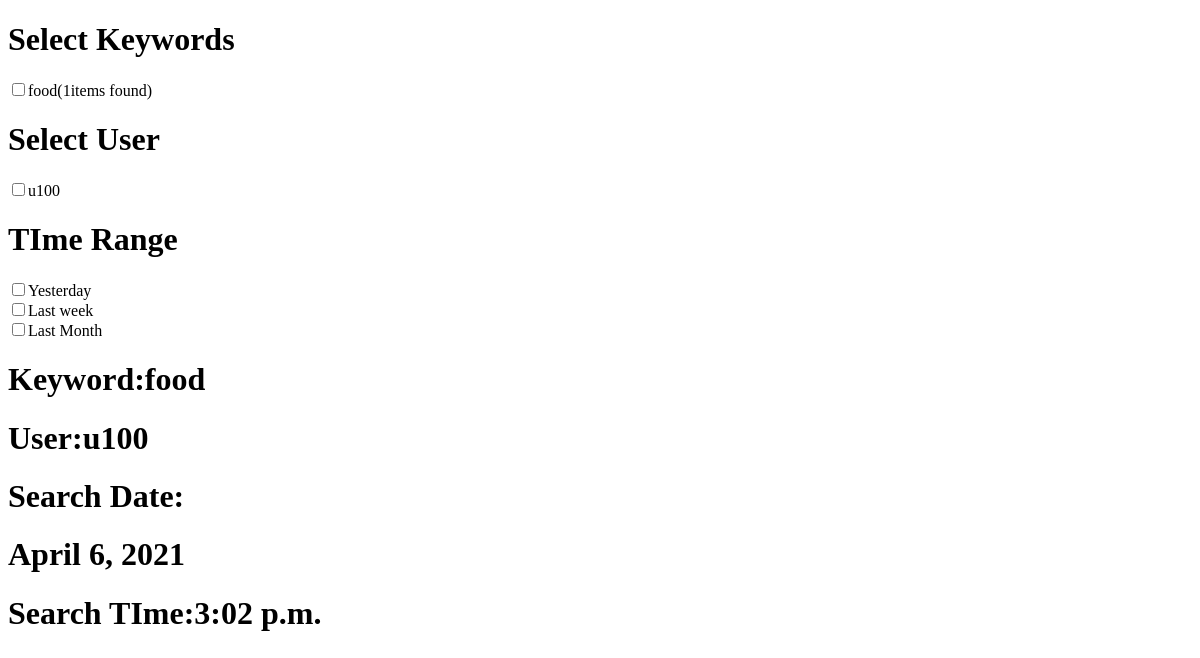
The app's page /, older data.
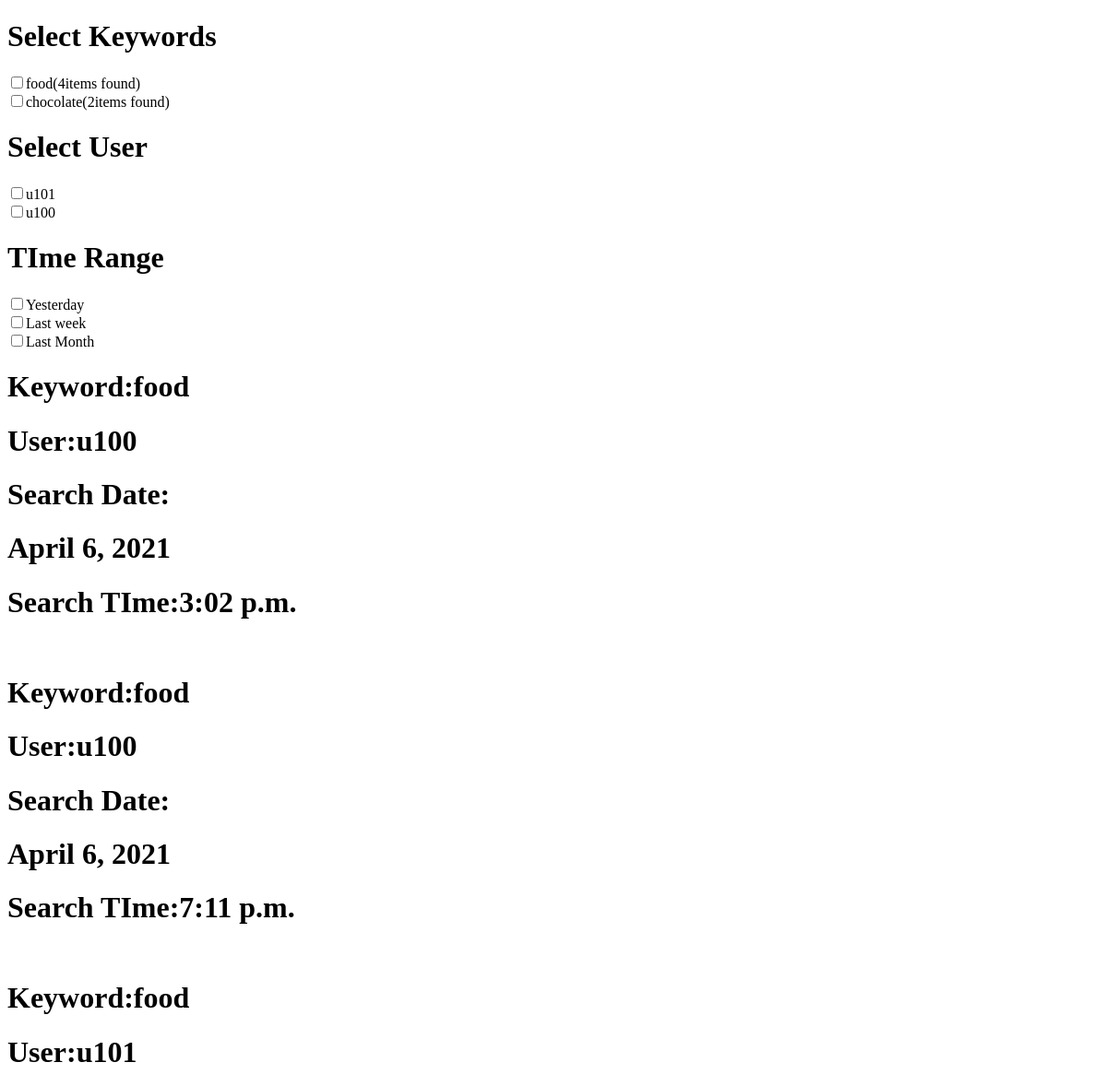
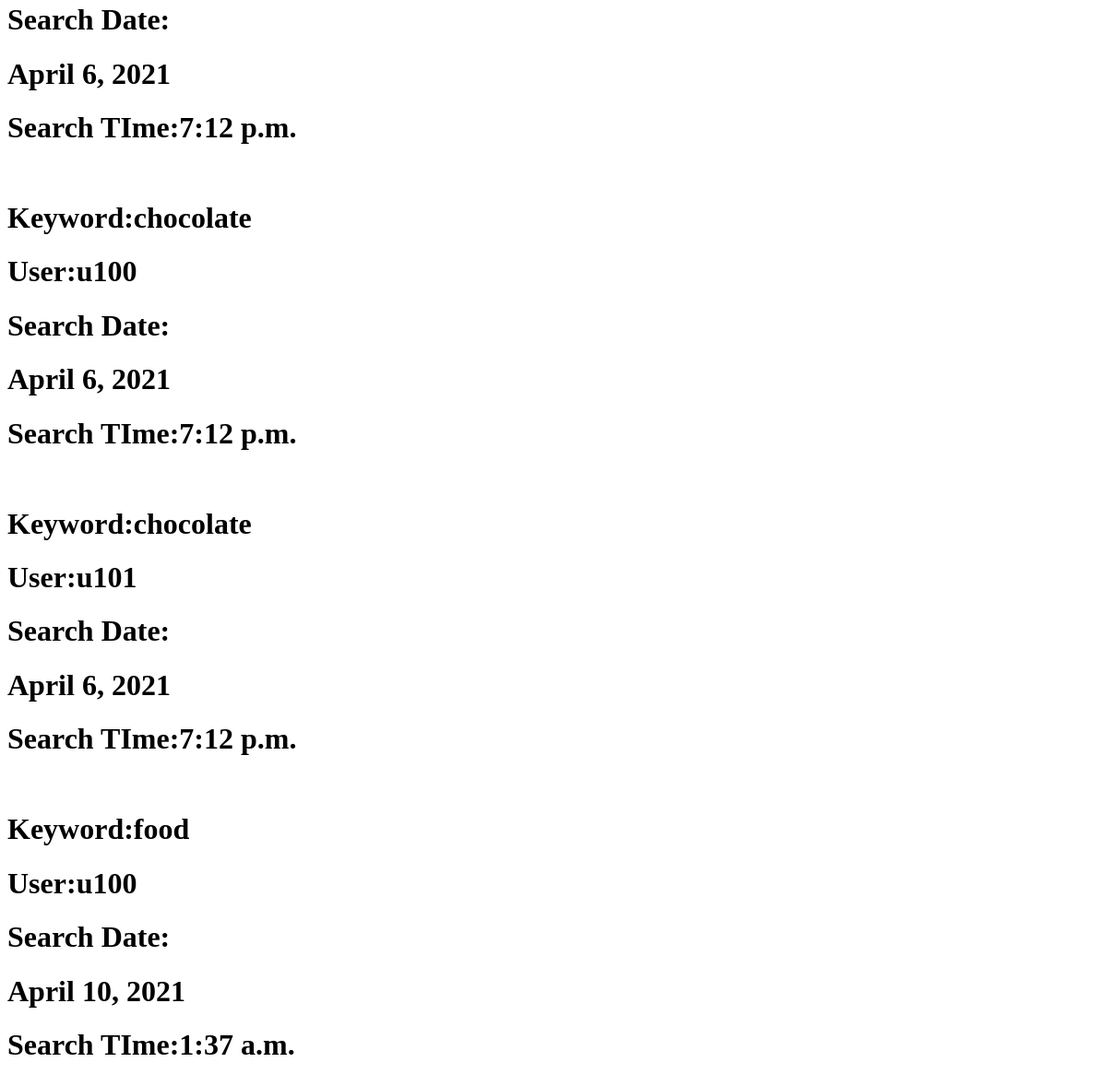
The same page, newer data (2 pictures, top to bottom).
### history/models.py (models this page shows, shortened)
class History(models.Model):
    keywords = models.CharField(max_length=50)
    user = models.CharField(max_length=50)
    search_date = models.DateField(auto_now_add=True)
    search_time = models.TimeField(auto_now_add=True)

### history/views.py (the view)
# urls.py: path('', views.index,name='main_view'),
def index(request):
    total_data = History.objects.all()
    k={}
    for value in total_data:
        if value.keywords in k:
            k[value.keywords]+=1
        else:
            k[value.keywords]=1
    u=set()
    for value in total_data:
        if value.user not in u:
            u.add(value.user)
    return render(request,'home1.html',{'total_data': total_data,'total_keywords':k,'users':u})

### templates/home1.html (shortened to what this page needs)
<!DOCTYPE html>
<html>
<head>
</head>
<body>
  <div class="filter">
    <h1>Select Keywords</h1>
    <div class="keywords">
     {% for k,v in total_keywords.items %}
     <div class="checkbox">
     <label><input type="checkbox" rel="{{k}}" onchange="change();"/>{{k}}({{v}}items found)</label>
     </div>
  {% endfor %}
    </div>
    <h1>Select User</h1>
    <div class="users">
      {% for k in users %}
     <div class="checkbox">
     <label><input type="checkbox" rel="{{k}}" onchange="change();"/>{{k}}</label>
     </div>
  {% endfor %}
    </div>
    <h1>TIme Range</h1>
    <div class="time_range">
     <div class="checkbox">
     <label><input type="checkbox" rel="yesterday" onchange="datechange();"/>Yesterday</label>
     </div>
     <div class="checkbox">
     <label><input type="checkbox" rel="lst_week" onchange="datechange();"/>Last week</label>
     </div>
     <div class="checkbox">
     <label><input type="checkbox" rel="lst_month" onchange="datechange();"/>Last Month</label>
     </div>
    </div>
  </div>
  <div class="result">
        {% for value in total_data %}
        <div class="{{value.keywords }} {{value.user}}">
        <h1>Keyword:{{value.keywords}}</h1>
        <h1>User:{{value.user}}</h1>
        <h1>Search Date:</h1><h1 class="search_date">{{value.search_date}}</h1>
        <h1>Search TIme:{{value.search_time}}</h1>
        <br>
        </div>
        {% endfor %}
  </div>
</body>
</html>

Row changes from the older to the newer data that the page shows:
added History: total_keywords "chocolate", keywords "chocolate", user "u100", search_date "April 6, 2021", search_time "7:12 p.m."
added History: users "u101", keywords "food", user "u101", search_date "April 6, 2021", search_time "7:12 p.m."
added History: keywords "food", user "u100", search_date "April 6, 2021", search_time "7:11 p.m."
added History: keywords "chocolate", user "u101", search_date "April 6, 2021", search_time "7:12 p.m."
added History: keywords "food", user "u100", search_date "April 10, 2021", search_time "1:37 a.m."
Text that changed along with them:
new list line: "☐ ( 4 items found)"
new list line: "food"
new list line: "☐ ( 2 items found)"
list line gone: "☐ ( 1 items found)"
list line gone: "food"
